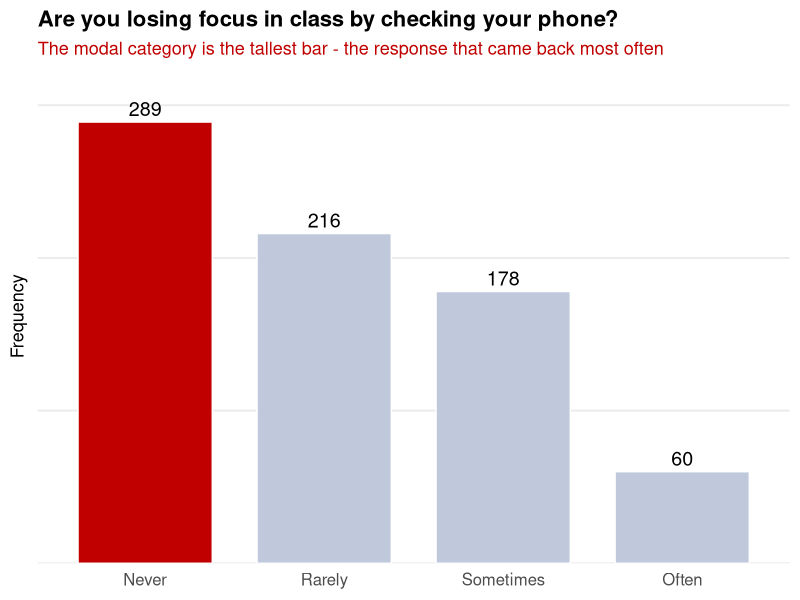
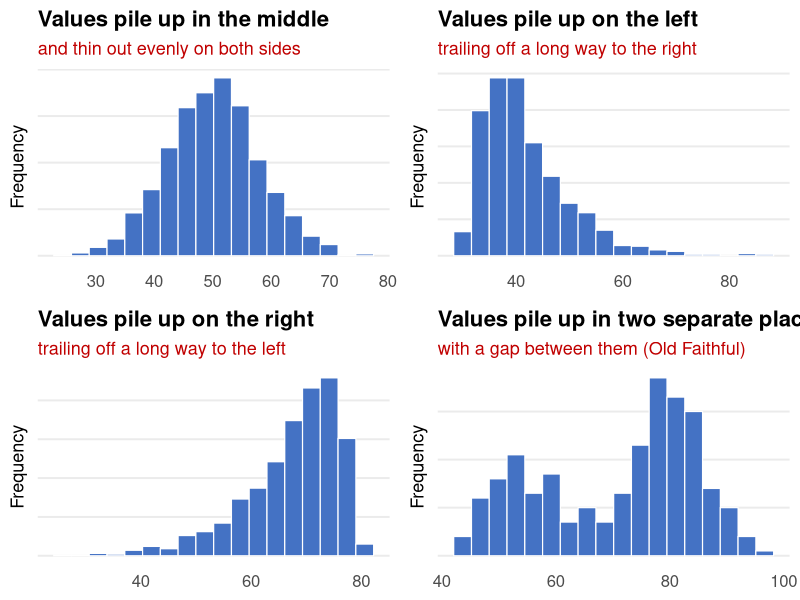
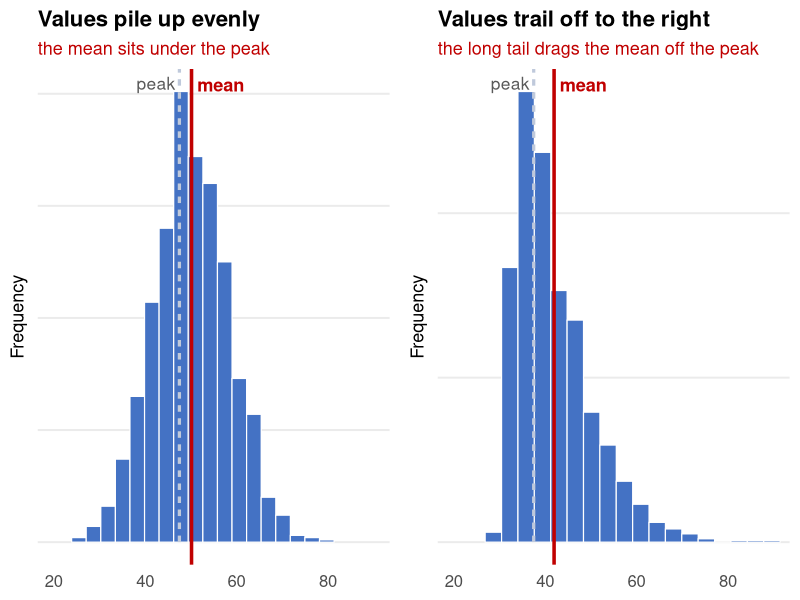
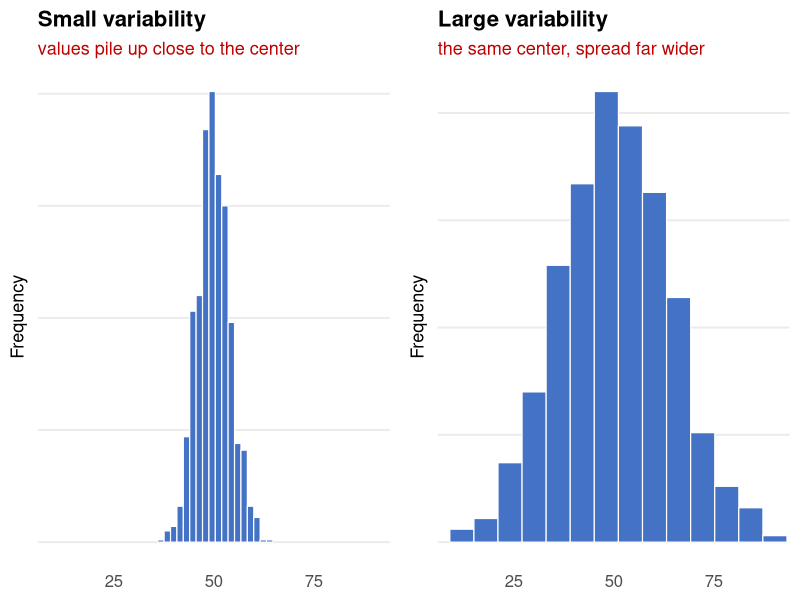

The R source for these figures, in order:
#Builds the four figures for the "features of a distribution" slides in the Week 2
#Lecture 3 deck. Each feature gets one slide and one picture, because "shape",
#"center" and "variability" are words students can repeat back without being able
#to point at them on a plot.
#
#  feature_modal_category.png  bar chart, modal bar picked out  (categorical)
#  feature_shape.png           four histograms described in plain English. No
#                              panel is labelled "skewed" or "bimodal": those
#                              terms are covered formally later in the course, and
#                              the point of this slide is to get students LOOKING
#                              at a distribution before they have vocabulary for
#                              what they see.
#  feature_center.png          two histograms with the mean marked - under the
#                              peak when symmetric, dragged off it when skewed.
#                              ONLY the mean: the median is not defined until the
#                              Week 3 notes, so it cannot be drawn on a Week 2
#                              slide and expected to mean anything.
#  feature_variability.png     two histograms, same center, different spread,
#                              drawn on identical axes so the comparison is fair
#
#The bimodal panel is the real Old Faithful waiting times rather than something
#simulated, so the shape the class meets here is the one they will bin two slides
#later. The teen survey supplies the categorical example for the same reason -
#it is the dataset already running through the lecture.
#
#Colours are the deck's: accent blue for the bars, C00000 for anything the eye is
#supposed to land on. Output aspect ratios are chosen to match the picture frames
#in the slides; change a size here and the slide frame has to change with it.

set.seed(2026)

suppressPackageStartupMessages({
  library(ggplot2)
  library(ggpubr)
})

this_file <- tryCatch(normalizePath(sys.frame(1)$ofile, winslash = "/"),
                      error = function(e) NA_character_)
if (is.na(this_file)) {
  args <- commandArgs(trailingOnly = FALSE)
  m <- grep("^--file=", args, value = TRUE)
  this_file <- if (length(m)) normalizePath(sub("^--file=", "", m[[1]]),
                                            winslash = "/") else NA_character_
}
if (is.na(this_file)) stop("Could not determine the script location; run it with Rscript.")
assets_dir <- dirname(this_file)

BLUE <- "#4472C4"
MARK <- "#C00000"
GREY <- "#BFC9DB"

base_theme <- theme_minimal(base_size = 15) +
  theme(panel.grid.minor = element_blank(),
        panel.grid.major.x = element_blank(),
        axis.text.y = element_blank(),
        axis.title.y = element_text(size = 13),
        plot.title = element_text(size = 16, face = "bold"),
        plot.subtitle = element_text(size = 13, colour = MARK))

histo <- function(x, title, subtitle = NULL, bins = 18, xlim = NULL) {
  ggplot(data.frame(x = x), aes(x = x)) +
    geom_histogram(bins = bins, fill = BLUE, colour = "white", linewidth = 0.4) +
    labs(title = title, subtitle = subtitle, x = NULL, y = "Frequency") +
    coord_cartesian(xlim = xlim) +
    base_theme
}

#----------------------------------------------------------------------------
#1. modal category - the teen survey, modal bar picked out

teens <- data.frame(
  Response = factor(c("Never", "Rarely", "Sometimes", "Often"),
                    levels = c("Never", "Rarely", "Sometimes", "Often")),
  Frequency = c(289L, 216L, 178L, 60L))
teens$is_mode <- teens$Frequency == max(teens$Frequency)

p_mode <- ggplot(teens, aes(x = Response, y = Frequency, fill = is_mode)) +
  geom_col(colour = "white", linewidth = 0.5, width = 0.75) +
  geom_text(aes(label = Frequency), vjust = -0.4, size = 5) +
  scale_fill_manual(values = c("FALSE" = GREY, "TRUE" = MARK), guide = "none") +
  labs(title = "Are you losing focus in class by checking your phone?",
       subtitle = "The modal category is the tallest bar - the response that came back most often",
       x = NULL, y = "Frequency") +
  scale_y_continuous(expand = expansion(mult = c(0, 0.12))) +
  base_theme
ggsave(file.path(assets_dir, "feature_modal_category.png"), p_mode,
       width = 10, height = 4.2, dpi = 200)

#----------------------------------------------------------------------------
#2. shape - four panels

n <- 1200L   #big enough that the simulated shapes read as their label rather than as noise
shape_panels <- ggarrange(
  histo(rnorm(n, 50, 8), "Values pile up in the middle",
        "and thin out evenly on both sides"),
  histo(30 + rgamma(n, shape = 2, scale = 6), "Values pile up on the left",
        "trailing off a long way to the right"),
  histo(80 - rgamma(n, shape = 2, scale = 6), "Values pile up on the right",
        "trailing off a long way to the left"),
  histo(faithful$waiting, "Values pile up in two separate places",
        "with a gap between them (Old Faithful)"),
  nrow = 2, ncol = 2)
ggsave(file.path(assets_dir, "feature_shape.png"), shape_panels,
       width = 11.5, height = 4.9, dpi = 200)

#----------------------------------------------------------------------------
#3. center - mean and median, together and apart

#The peak is marked by eye rather than computed: it is the midpoint of the tallest
#histogram bar, which is what a student reading the picture would point at.
with_center <- function(x, title, subtitle, bins = 18) {
  brk  <- pretty(range(x), n = bins)
  cts  <- hist(x, breaks = brk, plot = FALSE)
  peak <- cts$mids[which.max(cts$counts)]
  histo(x, title, subtitle, xlim = c(20, 90)) +
    annotate("segment", x = peak, xend = peak, y = 0, yend = Inf,
             colour = GREY, linewidth = 1.1, linetype = "22") +
    geom_vline(xintercept = mean(x), colour = MARK, linewidth = 1.2) +
    annotate("text", x = mean(x), y = Inf, label = "mean", colour = MARK,
             hjust = -0.12, vjust = 1.6, size = 4.6, fontface = "bold") +
    annotate("text", x = peak, y = Inf, label = "peak", colour = "grey35",
             hjust = 1.1, vjust = 1.6, size = 4.4)
}

#Panel titles avoid "symmetric" and "skewed" for the same reason the shape figure
#does: neither word is defined for the class yet.
center_panels <- ggarrange(
  with_center(rnorm(n, 50, 8), "Values pile up evenly",
              "the mean sits under the peak"),
  with_center(30 + rgamma(n, shape = 2, scale = 6), "Values trail off to the right",
              "the long tail drags the mean off the peak"),
  nrow = 1, ncol = 2)
ggsave(file.path(assets_dir, "feature_center.png"), center_panels,
       width = 11.5, height = 3.9, dpi = 200)

#----------------------------------------------------------------------------
#4. variability - same center, different spread, identical axes

LIM <- c(10, 90)
var_panels <- ggarrange(
  histo(rnorm(n, 50, 4), "Small variability",
        "values pile up close to the center", xlim = LIM),
  histo(rnorm(n, 50, 14), "Large variability",
        "the same center, spread far wider", xlim = LIM),
  nrow = 1, ncol = 2)
ggsave(file.path(assets_dir, "feature_variability.png"), var_panels,
       width = 11.5, height = 3.9, dpi = 200)

message("Wrote four feature figures to ", assets_dir)
for (f in c("feature_modal_category.png", "feature_shape.png",
            "feature_center.png", "feature_variability.png"))
  message("  ", f, " (", format(file.size(file.path(assets_dir, f)) %/% 1024L,
                                big.mark = ","), " KB)")
